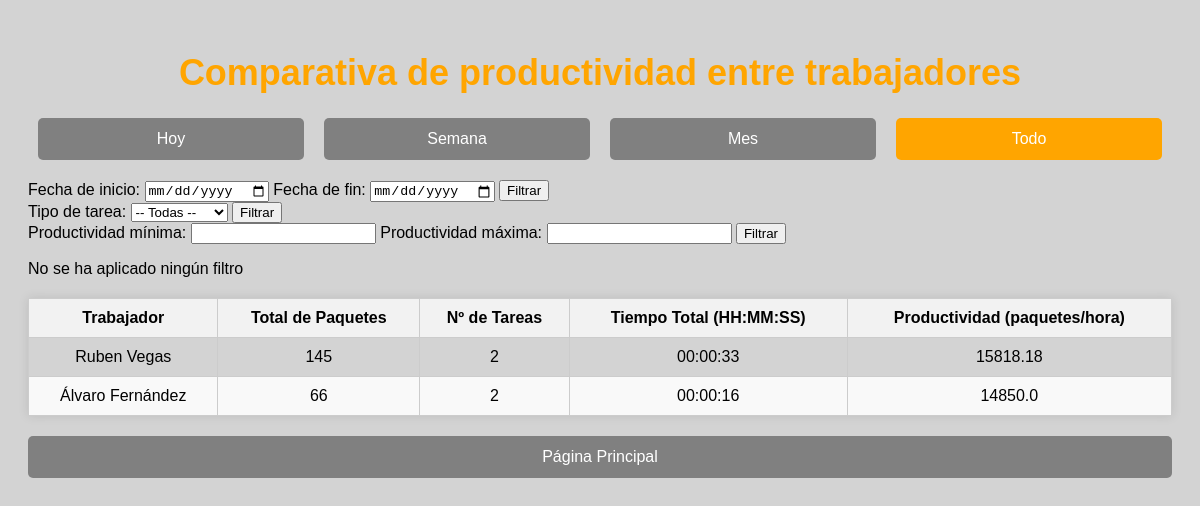
Screenshot of /estadisticas/comparativa/ with the database file from the repository.
### pda/models.py (models this page shows, shortened)
class Trabajador(models.Model):
    nombre=models.TextField(null=True,blank=True)
    apellidos=models.TextField(null=True,blank=True)

### pda/views.py (the view, shortened to what this page needs)
# urls.py: path('estadisticas/comparativa/',comparativa_productividad, name='comparativa_productividad'),
def comparativa_productividad(request):
    tareas_disponibles = TipoTarea.objects.all()
    periodo = request.GET.get('periodo')
    hoy = date.today()
    tareas = Patio.objects.all()
    fecha_inicio_str = request.GET.get('fecha_inicio')
    fecha_fin_str = request.GET.get('fecha_fin')
    tarea_id = request.GET.get('tarea')
    if tarea_id:
        tareas = tareas.filter(idTipTarea=tarea_id)
    estadisticas_por_trabajador = defaultdict(lambda: {
        'cantidad': 0,
        'tiempo_total': 0,
        'num_tareas': 0,
        'productividad': 0,
        'nombre': '',
        'apellidos': '',
    })
    for tarea in tareas:
        if tarea.horaInicio and tarea.horaFin:
            hora_inicio = datetime.combine(tarea.fecha, tarea.horaInicio)
            hora_fin = datetime.combine(tarea.fecha, tarea.horaFin)
            tiempo_segundos = (hora_fin - hora_inicio).total_seconds()
            print('tipo horaInicio,:',type(tarea.horaInicio))
            print('tipo horaFin: ',type(tarea.horaFin))
            for operador_id in [tarea.idOper1, tarea.idOper2]:
                if operador_id:
                    try:
                        trabajador_obj = Trabajador.objects.get(id=operador_id)
                        stats = estadisticas_por_trabajador[operador_id]
                        stats['nombre'] = trabajador_obj.nombre
                        stats['apellidos'] = trabajador_obj.apellidos
                        stats['cantidad'] += tarea.cantidad or 0
                        stats['tiempo_total'] += tiempo_segundos
                        stats['num_tareas'] += 1
                    except Trabajador.DoesNotExist:
                        stats = estadisticas_por_trabajador[operador_id]
                        stats['nombre'] = f'Operador ID {operador_id} no encontrado'
    for stats in estadisticas_por_trabajador.values():
        if stats['tiempo_total'] > 0:
           stats['productividad'] = round(stats['cantidad'] / (stats['tiempo_total'] / 3600), 2)
           horas= int(stats['tiempo_total'] // 3600)
           minutos= int((stats['tiempo_total'] % 3600) // 60)
           segundos=int(stats['tiempo_total'] % 60)
           stats['tiempo_total_formateado']=f'{horas:02d}:{minutos:02d}:{segundos:02d}'
        else:
            stats['tiempo_total_formateado']= '00:00:00'
    trabajadores_ordenados = sorted(estadisticas_por_trabajador.items(), key=lambda x: x[1]['productividad'], reverse=True)
    min_prod = request.GET.get('min_prod')
    max_prod = request.GET.get('max_prod')
    if min_prod:
        trabajadores_ordenados=[t for t in trabajadores_ordenados if t[1]['productividad'] >= float(min_prod)]
    if max_prod:
        trabajadores_ordenados=[t for t in trabajadores_ordenados if t[1]['productividad'] <= float(max_prod)]
    return render(request, 'comparativa_productividad.html', {
        'trabajadores': trabajadores_ordenados,
        'periodo': periodo,
        'tareas_disponibles': tareas_disponibles
    })

### templates/comparativa_productividad.html (shortened to what this page needs)
<!DOCTYPE html>
<html lang="es">
<head>
</head>
<body>
    <h1>Comparativa de productividad entre trabajadores</h1>
    <div class="filter-buttons">
        <a href="?periodo=dia" class="{% if periodo == 'dia' %}active{% endif %}">Hoy</a>
        <a href="?periodo=semana" class="{% if periodo == 'semana' %}active{% endif %}">Semana</a>
        <a href="?periodo=mes" class="{% if periodo == 'mes' %}active{% endif %}">Mes</a>
        <a href="?periodo=todo" class="{% if periodo == 'todo' or not periodo %}active{% endif %}">Todo</a>
    </div>
    <form method="get">
        <label for="fecha_inicio">Fecha de inicio:</label>
        <input type="date" name="fecha_inicio" id="fecha_inicio" value="{{ request.GET.fecha_inicio }}">
        <label for="fecha_fin">Fecha de fin:</label>
        <input type="date" name="fecha_fin" id="fecha_fin" value="{{ request.GET.fecha_fin }}">
        <button type="submit">Filtrar</button>
    </form>
    <form method="get">
    <label for="tarea">Tipo de tarea:</label>
    <select name="tarea" id="tarea">
        <option value="">-- Todas --</option>
    </select>
    <button type="submit">Filtrar</button>
    </form>
    <form method="get">
        <label for="min_prod">Productividad mínima:</label>
        <input type="number" step="0.01" id="min_prod" name="min_prod" value="{{ request.GET.min_prod }}"/>
        <label for="max_prod">Productividad máxima:</label>
        <input type="number"   step="0.01" id="max_prod" name="max_prod" value="{{request.GET.max_prod}}"/>
        <button type="submit">Filtrar</button>
    </form>
   {% if request.GET.fecha_inicio or request.GET.fecha_fin or request.GET.tarea or request.GET.min_prod or request.GET.max_prod %}
    <p>Filtros aplicados:</p>
    <ul>
        {% if request.GET.fecha_inicio and request.GET.fecha_fin %}
            <li>Fechas entre {{request.GET.fecha_inicio}} y {{ request.GET.fecha_fin}}</li>
        {% elif request.GET.fecha_inicio %}
            <li>Desde fecha: {{request.GET.fecha_inicio}}</li>
        {% elif request.GET.fecha_fin %}
            <li>Hasta fecha: {{request.GET.fecha_fin}}</li>
        {% endif %}
        {% if request.GET.tarea %}
            <li>Tipo de tarea: {{request.GET.tarea}}</li>
        {% endif %}
        {% if request.GET.min_prod %}
            <li>Productividad minima: {{request.GET.min_prod}}
        {% endif %}
        {% if request.GET.max_prod %}
            <li>Productividad maxima: {{request.GET.max_prod}}</li>
        {% endif %}
    </ul>
    {%  else %}
    <p>No se ha aplicado ningún filtro</p>
    {% endif %}
    <table>
        <thead>
            <tr>
                <th>Trabajador</th>
                <th>Total de Paquetes</th>
                <th>Nº de Tareas</th>
                <th>Tiempo Total (HH:MM:SS)</th>
                <th>Productividad (paquetes/hora)</th>
            </tr>
        </thead>
        <tbody>
            {% for trabajador_id, stats in trabajadores %}
                <tr>
                <td>
                    {{ stats.nombre }}
                    {% if stats.apellidos %}
                        {{ stats.apellidos }}
                    {% else %}
                        (Sin apellidos)
                    {% endif %}
                </td>
                    <td>{{ stats.cantidad }}</td>
                    <td>{{ stats.num_tareas }}</td>
                    <td>{{ stats.tiempo_total_formateado }}</td>
                    <td>{{ stats.productividad }}</td>
                </tr>
            {% empty %}
                <tr><td colspan="5">No hay tareas para mostrar en este período.</td></tr>
            {% endfor %}
        </tbody>
    </table>
    <a href="/paginaInicial/" class="btn">Página Principal</a>
</body>
</html>

### templates/comparativa_productividad.html (style rules this page uses)
body { background-color: lightgrey; font-family: Arial, sans-serif; padding: 20px; }
a { text-decoration: none; color: white; display: block; background-color: grey; padding: 14px 20px; text-align: center; margin-top: 15px; width: 100%; box-sizing: border-box; }
h1 { text-align: center; color: orange; font-size: 36px; }
.filter-buttons { display: flex; justify-content: center; margin-bottom: 20px; }
.filter-buttons a { text-decoration: none; color: white; background-color: grey; padding: 12px 20px; margin: 0 10px; text-align: center; border-radius: 5px; }
.filter-buttons a:hover, .filter-buttons a.active { background-color: orange; }
table { width: 100%; border-collapse: collapse; margin-top: 20px; box-shadow: 0 0 10px rgba(0, 0, 0, 0.1); }
th, td { padding: 10px; text-align: center; border: 1px solid #ccc; }
th { background-color: #f2f2f2; font-weight: bold; }
tr:nth-child(even) { background-color: #f9f9f9; }
.btn { display: inline-block; text-decoration: none; color: white; background-color: grey; padding: 12px 20px; text-align: center; margin-top: 20px; border-radius: 5px; }

### rows the page displays
Trabajador: nombre "Ruben", apellidos "Vegas"
Trabajador: nombre "Álvaro", apellidos "Fernández"

### other values shown
{{ stats.cantidad }} "145" "66"
{{ stats.num_tareas }} "2" "2"
{{ stats.tiempo_total_formateado }} "00:00:33" "00:00:16"
{{ stats.productividad }} "15818.18" "14850.0"
